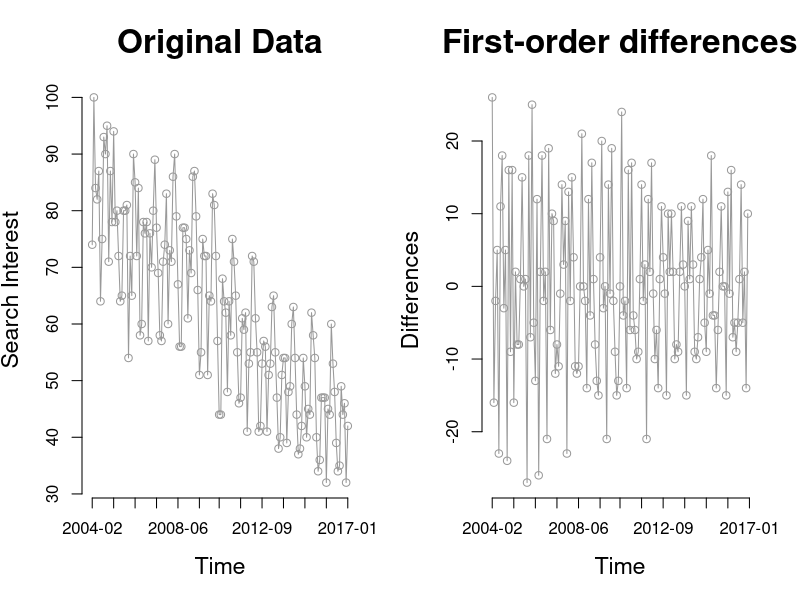
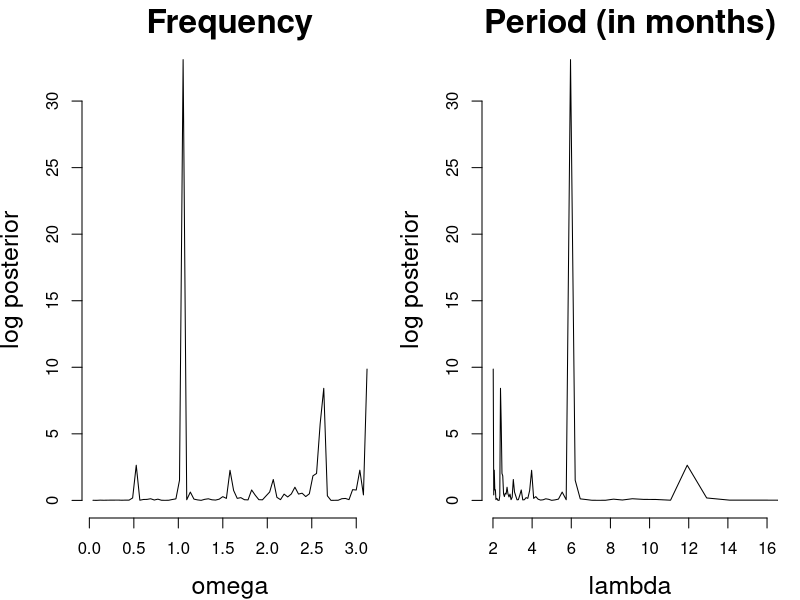
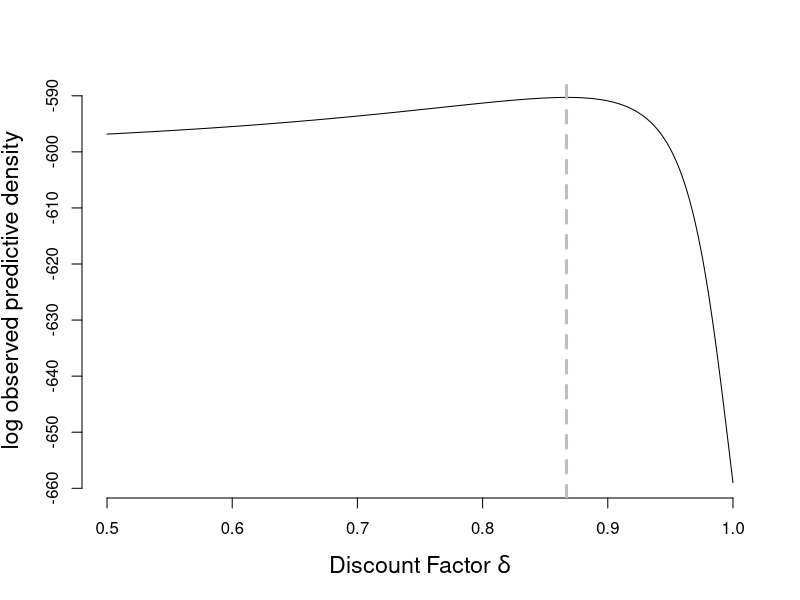
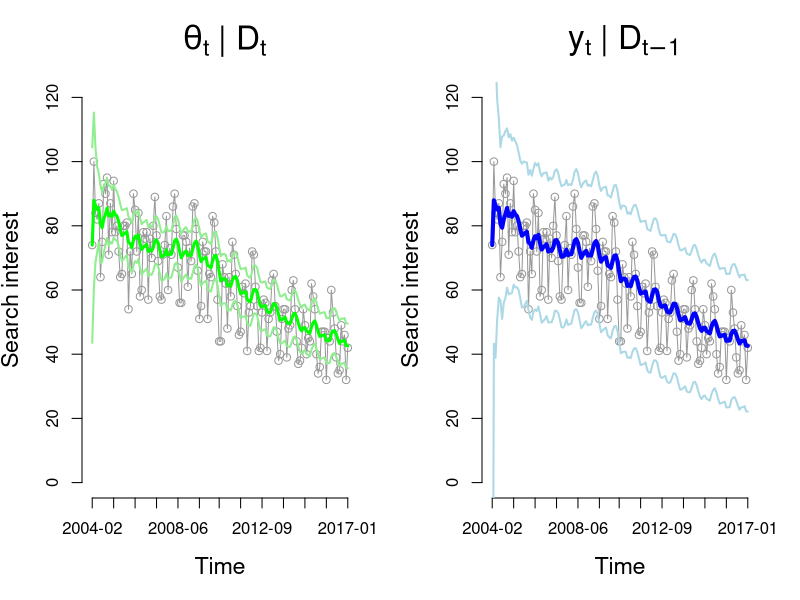
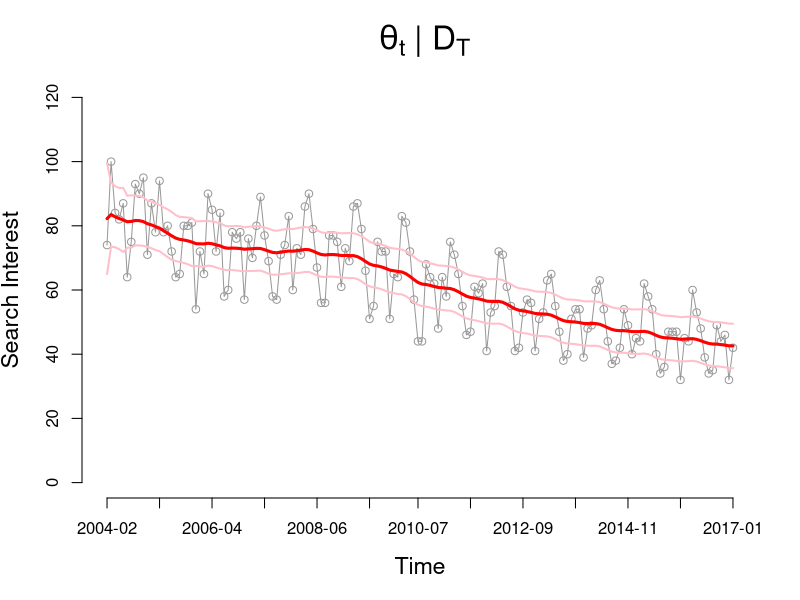
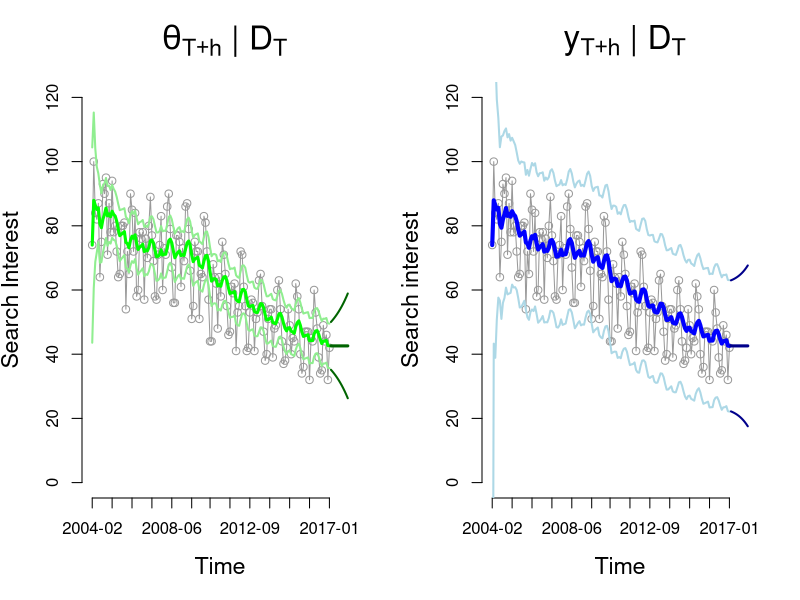

R code for these plots, in order:
##### Model M0
### Part 1
dat = read.csv("./googletrendsUCSC.csv")[,2]
times = read.csv("./googletrendsUCSC.csv")[,1]
x.ind = round(seq(1, length(dat), length = 13))
as.numeric(times)

y = diff(dat)
n = length(y)
tt = 1:n

# Plot of data
#pdf("./figs/data.pdf", width = 14, height = 8)
par(mfrow = c(1,2), mar = c(5.1, 4.1, 4.1, 2.1))
plot(dat, type='o', bty = 'n', axes = FALSE, ylab = "Search Interest",
    xlab = "Time", cex.lab = 1.4, cex.main = 2, main = "Original Data",
    col = 'gray60')
axis(2)
axis(1, at = x.ind, times[x.ind])
plot(y, type='o', bty = 'n', axes = FALSE, ylab = "Differences",
    xlab = "Time", cex.lab = 1.4, cex.main = 2, col = 'gray60',
    main = "First-order differences",
    )
axis(2)
axis(1, at = x.ind, times[x.ind])
#dev.off()



# Spectrum
k = 1:floor(n/2-1/2)
omega = 2*pi*k/n

a.hat = (2/n)*sapply(omega, function(w) sum(y * cos(w * tt)))
b.hat = (2/n)*sapply(omega, function(w) sum(y * sin(w * tt)))
Iw = (n/2)*(a.hat^2 + b.hat^2)
pw = (1 - Iw/sum(y^2))^(1 - n/2)

lambda = 2*pi/omega
pl = pw * (2*pi/(lambda^2))^0

omega[which.max(pw)]
lambda[which.max(pl)]

#pdf("./figs/spectral.pdf", width = 14, height = 8)
par(mfrow = c(1,2), mar = c(4.1, 4.1, 2.1, 1.1))
plot(omega, log(pw), type='l', bty='n', main = "Frequency", ylab = "log posterior",
    cex.main = 2.0, cex.lab = 1.5)
plot(lambda, log(pl), type='l', bty='n', main = "Period (in months)", ylab = "log posterior",
    cex.main = 2.0, cex.lab = 1.5, xlab = "lambda", xlim = c(2, 16))
#dev.off()


### Part 2
get.vals = function(y, delta, m0, C0, n0, d0){
    n = length(y)
    Rt = double(n+1);    Qt = double(n+1);    At = double(n+1)
    ft = double(n+1);    et = double(n+1);    mt = double(n+1)
    nt = double(n+1);    dt = double(n+1);    St = double(n+1)
    Ct = double(n+1)

    mt[1] = m0
    Ct[1] = C0
    nt[1] = n0
    dt[1] = d0

    for (i in 2:(n+1)){
        Rt[i] = Ct[i-1] / delta # Ct[i-1] + Wt[i]
        Qt[i] = Rt[i] + St[i-1]
        At[i] = Rt[i]/Qt[i]   
        ft[i] = mt[i-1]
        et[i] = y[i-1] - ft[i]
        mt[i] = mt[i-1] + At[i]*et[i]
        nt[i] = nt[i-1] + 1
        dt[i] = dt[i-1] + St[i-1]*(et[i]^2) / Qt[i]
        St[i] = dt[i] / nt[i]
        Ct[i] = At[i] * St[i]
        }
    
    return (list("Rt"=Rt[-1], "Qt"=Qt[-1], "At"=At[-1],
        "ft"=ft[-1], "et"=et[-1], "mt"=mt[-1], "nt"=nt[-1],
        "dt"=dt[-1], "St"=St[-1], "Ct"=Ct[-1], "delta"=delta,
        "m0"=m0, "C0"=C0, "n0"=n0, "d0"=d0))   
    }
obs.pred.dens = function(dat, params){
    df = c(params$n0, params$nt[-length(params$nt)])
    mu = params$ft
    sig2 = params$Qt
    out = lgamma((df+1)/2) - lgamma(df/2) - 1/2*log(df*pi*sig2) -
        (df+1)/2*log(1+(dat - mu)^2 / (df*sig2))
    return (sum(out))
    }
smooth = function(dat, params){
    n = length(dat)
    out.at = double(n)
    out.Rt = double(n)
    out.at[n] = params$mt[n]
    out.Rt[n] = params$Ct[n]
    for (i in (n-1):1){
        out.at[i] = params$mt[i] - params$delta*(params$mt[i] - out.at[i+1])
        out.Rt[i] = params$Ct[i] - params$delta^2*(params$Ct[i] - out.Rt[i+1])
        }
    return (list("at.s"=out.at, "Rt.s"=out.Rt))
    }
forecast = function(dat, params, h = 12){
    n = length(dat)
    delta = params$delta
    at.p = rep(params$mt[n], h)
    Rt.p = (1/delta^(1:h))*params$Ct[n]
    ft.p = rep(params$mt[n], h)
    Qt.p = Rt.p + params$St[n]
    return (list("at.p"=at.p, "Rt.p"=Rt.p,
        "ft.p"=ft.p, "Qt.p"=Qt.p))
    }

# Optimal discount factor
n = length(dat)
del = seq(0.500, 1, by = 0.001)
m0 = 60
C0 = 200
n0 = 1
d0 = 100
opd = double(length(del))
for (i in 1:length(del)){
    out = get.vals(dat, delta = del[i], m0 = m0, C0 = C0, n0 = n0, d0 = d0)
    opd[i] = obs.pred.dens(dat, out)
    }

#pdf("./figs/discount.pdf", height = 8, width = 8)
par(mfrow = c(1,1), mar = c(5.1, 4.1, 4.1, 2.1))
plot(del, opd, type='l', ylab = "log observed predictive density", bty = 'n',
    xlab = "Discount Factor" ~ delta, cex.lab = 1.4, cex.main = 2)
abline(v = del[which.max(opd)], lty = 2, col = 'gray', lwd = 3)
#dev.off()
(d.max = del[which.max(opd)])




out = get.vals(dat, delta = d.max, m0 = m0, C0 = C0, n0 = n0, d0 = d0)
#pdf("./figs/current.pdf", width = 14, height = 8)
par(mfrow = c(1,2), mar = c(5.1, 4.1, 4.1, 2.1))
plot(dat, bty='n', type='o', ylim = c(0, 120), col = 'gray60',
    xlab = "Time", ylab = "Search interest", cex.lab = 1.4, cex.main = 2,
    axes = FALSE, main = ~ theta[t] ~ "|" ~ D[t])
axis(2)
axis(1, at = x.ind, labels = times[x.ind])
lines(out$mt, col = 'green', lwd = 3)
lines(out$mt + sqrt(out$Ct)*qt(0.975, out$nt), col = 'lightgreen', lwd = 2)
lines(out$mt - sqrt(out$Ct)*qt(0.975, out$nt), col = 'lightgreen', lwd = 2)

plot(dat, bty='n', type='o', ylim = c(0, 120), col = 'gray60',
    xlab = "Time", ylab = "Search interest", cex.lab = 1.4, cex.main = 2,
    axes = FALSE, main = ~ y[t] ~ "|" ~ D[t-1] )
axis(2)
axis(1, at = x.ind, labels = times[x.ind])
lines(out$mt, col = 'blue', lwd = 4)
lines(out$mt + sqrt(out$Qt)*qt(0.975, out$nt-1), col = 'lightblue', lwd = 2)
lines(out$mt - sqrt(out$Qt)*qt(0.975, out$nt-1), col = 'lightblue', lwd = 2)
#dev.off()

spar = smooth(dat, out)
#pdf("./figs/smooth.pdf", width = 8, height = 8)
par(mfrow = c(1,1), mar = c(5.1, 4.1, 4.1, 2.1))
plot(dat, bty='n', type='o', ylim = c(0, 120), col = 'gray60',
    cex.lab = 1.4, cex.main = 2, ylab = "Search Interest", axes = FALSE,
    xlab = "Time", main = ~ theta[t] ~ "|" ~ D[T])
axis(2)
axis(1, at = x.ind, labels = times[x.ind])
lines(spar$at.s, col = 'red', lwd = 3)
lines(spar$at.s + sqrt(spar$Rt.s*out$St[n]/out$St)*qt(0.975, out$nt[n]), col = 'pink', lwd = 2)
lines(spar$at.s - sqrt(spar$Rt.s*out$St[n]/out$St)*qt(0.975, out$nt[n]), col = 'pink', lwd = 2)
#dev.off()


h = 12
ppar = forecast(dat, out, h)
#pdf("./figs/forecast.pdf", width = 14, height = 8)
par(mfrow = c(1,2), mar = c(5.1, 4.1, 4.1, 2.1))
plot(1:(n+h), c(dat, rep(NA, h)), bty='n', type='o', ylim = c(0, 120), col = 'gray60',
    cex.lab = 1.4, cex.main = 2, ylab = "Search Interest", axes = FALSE,
    xlab = "Time", main = ~ theta[T+h] ~ "|" ~ D[T])
axis(2)
axis(1, at = x.ind, labels = times[x.ind])
lines(out$mt, col = 'green', lwd = 3)
lines(out$mt + sqrt(out$Ct)*qt(0.975, out$nt), col = 'lightgreen', lwd = 2)
lines(out$mt - sqrt(out$Ct)*qt(0.975, out$nt), col = 'lightgreen', lwd = 2)
lines((n+1):(n+h), ppar$at.p, col = 'darkgreen', lwd = 3)
lines((n+1):(n+h), ppar$at.p + sqrt(ppar$Rt.p)*qt(0.975, out$nt[n]),
    col = 'darkgreen', lwd = 2)
lines((n+1):(n+h), ppar$at.p - sqrt(ppar$Rt.p)*qt(0.975, out$nt[n]),
    col = 'darkgreen', lwd = 2)

plot(1:(n+h), c(dat, rep(NA, h)), bty='n', type='o', ylim = c(0, 120), col = 'gray60',
    xlab = "Time", ylab = "Search interest", cex.lab = 1.4, cex.main = 2,
    axes = FALSE, main = ~ y[T+h] ~ "|" ~ D[T] )
axis(2)
axis(1, at = x.ind, labels = times[x.ind])
lines(out$mt, col = 'blue', lwd = 4)
lines(out$mt + sqrt(out$Qt)*qt(0.975, out$nt-1), col = 'lightblue', lwd = 2)
lines(out$mt - sqrt(out$Qt)*qt(0.975, out$nt-1), col = 'lightblue', lwd = 2)
lines((n+1):(n+h), ppar$ft.p, col = 'darkblue', lwd = 3)
lines((n+1):(n+h), ppar$ft.p + sqrt(ppar$Qt.p)*qt(0.975, out$nt[n]),
    col = 'darkblue', lwd = 2)
lines((n+1):(n+h), ppar$at.p - sqrt(ppar$Qt.p)*qt(0.975, out$nt[n]),
    col = 'darkblue', lwd = 2)
#dev.off()

